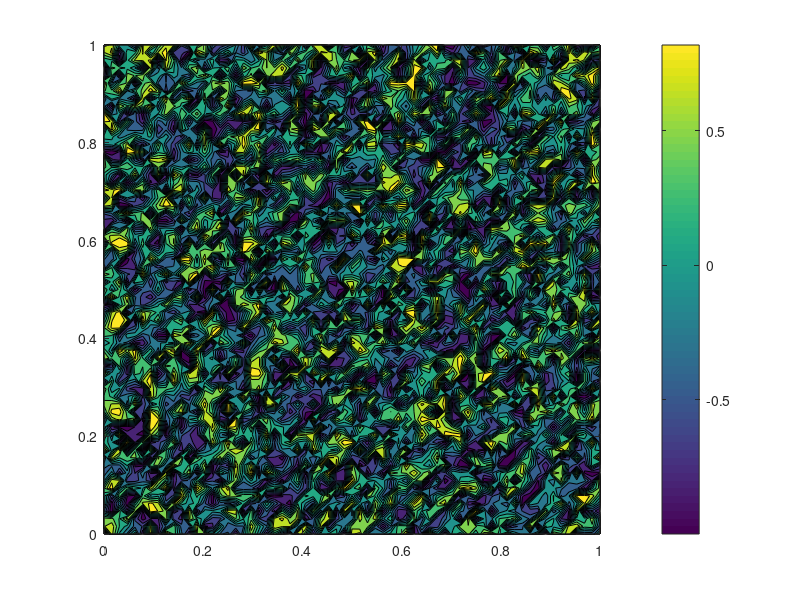

Recreate this plot in MATLAB. (Note: this script raises an error after producing the figure.)
% ************************************************************************
% ALLEN-CAHN SOLVER
% ************************************************************************
%
% Purpose :    2D numerical simulation to solve the Allen-Cahn equation
%              using spliting between linear and non linear part.
%              the heat equation is solved with the RSS scheme and a space
%              splitting
% Authors :    Brachet Matthieu & Jean-Paul Chehab
% Date    :    2015/07/30
% Last modified : 2015/08/11
%
% ************************************************************************


clc; clear all; close all;

global A A2 Id I P Q tau
global epsilon

%% space data
N=63;
h=1/(N+1);
x=0:h:1;
y=x;
[X,Y]=meshgrid(x,y);

%% time data
dt=1.e-3;
Tmax=1;

%% initial and problem data
tau=1;
epsilon=1.e-2;
U=2*rand(N+2,N+2)-1;
U=reshape(U,[],1);
e=0;

%% Laplacian matrix with Neumann boundaries conditions
A=-2*speye(N+2,N+2)+diag(ones(N+1,1),1)+diag(ones(N+1,1),-1);
A(1,1)=-1; A(end,end)=-1;
Atemp=-sparse(A./h^2);
Id=speye(N+2,N+2);
A2=kron(Atemp,Id)+kron(Id,Atemp);

P=speye(size(A2));
Q=sparse(A2);

I=speye(size(A2));

%% time iterations

for i=1:floor(Tmax/dt)
    
    pause(0.1)
    figure(1)
    contourf(X,Y,reshape(U,N+2,N+2))
    colorbar
    
    clc; [i*dt e]
    
    U1 = nonlinear_part( U, dt/2 );
    U2 = chaleur(U1, dt);
    Unew  = nonlinear_part(U2, dt/2 );
    
    e=norm(Unew-U,inf)./norm(U,inf);
    E(i)=e;
    
    U=Unew;
end


